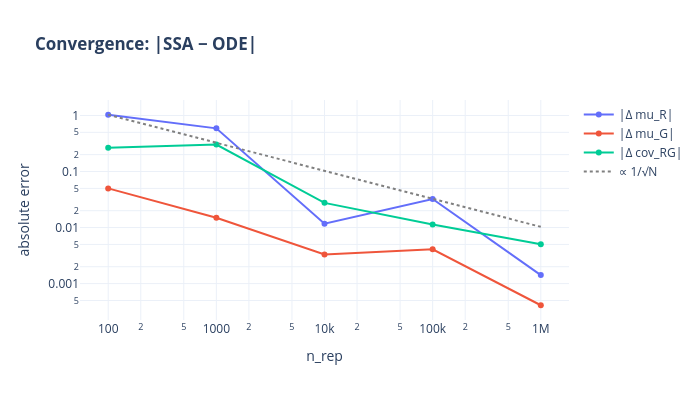

The notebook cell this image was saved under:
### Code cell
fig = go.Figure()
for key in ["mu_R", "mu_G", "cov_RG"]:
    fig.add_trace(go.Scatter(x=n_rep_values, y=errors[key],
                             mode="lines+markers", name=f"|Δ {key}|"))

# 1/sqrt(N) guide line
guide = errors["mu_R"][0] * np.sqrt(n_rep_values[0] / np.array(n_rep_values, float))
fig.add_trace(go.Scatter(x=n_rep_values, y=guide, mode="lines",
                         line=dict(dash="dot", color="gray"), name="∝ 1/√N"))

fig.update_layout(template="plotly_white", title="<b>Convergence: |SSA − ODE|</b>",
                  width=700, height=400)
fig.update_xaxes(title_text="n_rep", type="log")
fig.update_yaxes(title_text="absolute error", type="log")
fig.show()

### Figure 1 — Plotly figure (JSON) as saved in the notebook; plotly's stock layout.template omitted (floating-point values rounded to 4 significant figures)
{"data": [{"mode": "lines+markers", "name": "|Δ mu_R|", "type": "scatter", "x": [100, 1000, 10000, 100000, 1000000], "y": [1.03, 0.589, 0.0117, 0.03238, 0.00142]}, {"mode": "lines+markers", "name": "|Δ mu_G|", "type": "scatter", "x": [100, 1000, 10000, 100000, 1000000], "y": [0.05, 0.015, 0.0033, 0.0041, 0.000411]}, {"mode": "lines+markers", "name": "|Δ cov_RG|", "type": "scatter", "x": [100, 1000, 10000, 100000, 1000000], "y": [0.2667, 0.3024, 0.02759, 0.0113, 0.005045]}, {"line": {"color": "gray", "dash": "dot"}, "mode": "lines", "name": "∝ 1/√N", "type": "scatter", "x": [100, 1000, 10000, 100000, 1000000], "y": [1.03, 0.3257, 0.103, 0.03257, 0.0103]}], "layout": {"height": 400, "title": {"text": "<b>Convergence: |SSA − ODE|</b>"}, "width": 700, "xaxis": {"title": {"text": "n_rep"}, "type": "log"}, "yaxis": {"title": {"text": "absolute error"}, "type": "log"}}}
